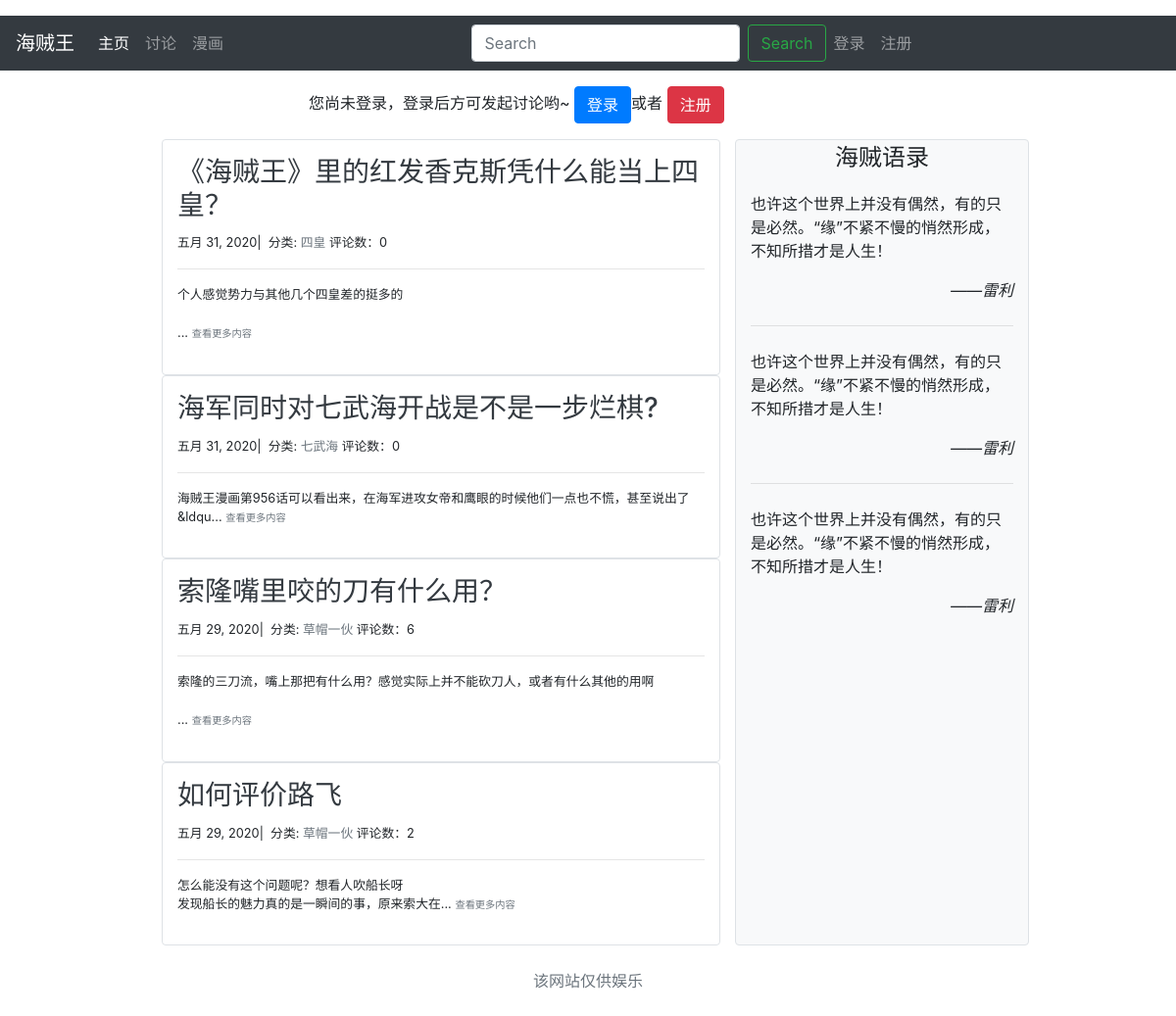
The page /topic/ on the database its author committed.
### topic/models.py (models this page shows, shortened)
class Topic(models.Model):
    title = models.CharField(max_length=255)
    topic_type = models.ForeignKey(TopicType, on_delete=models.CASCADE,related_name='topic_type')
    content = RichTextUploadingField(null=True, blank=True)
    created_time = models.DateTimeField(auto_now_add=True)
    creator = models.ForeignKey(User, on_delete=models.CASCADE, related_name='creator',null=True,blank=True)
    last_modified = models.DateTimeField(auto_now_add=True)

class TopicType(models.Model):
    type_name = models.CharField(max_length=20)
    type_introduction = models.TextField(null=True, blank=True)
    image = models.ImageField(upload_to='topic_type_images/', null=True, blank=True)
    def __str__(self):
        return self.type_name

### topic/views.py (the view)
# urls.py: path('', views.topic_index, name='topic_index'),
def topic_index(request):
    if request.method == 'POST':
        topic_form = TopicForm(request.POST)
        if topic_form.is_valid():
            topic = topic_form.save(commit=False)
            topic.creator = request.user
            topic.save()
    topics = Topic.objects.all().order_by('-created_time')
    context = {
        'topics': topics,
        'topic_form': TopicForm(),
    }
    return render(request, 'topic_index.html', context)

### topic/forms.py
class TopicForm(forms.ModelForm):
    title = forms.CharField(
        label='标题',
        required=True,
        widget=forms.TextInput(attrs={
            'class': 'bg-light form-control',
        })
    )
    content = forms.CharField(label='内容', widget=CKEditorUploadingWidget(config_name='topic_ckeditor'))
    topic_type = forms.ModelChoiceField(
        label='分类',
        queryset=TopicType.objects.all(),
        widget=forms.Select(attrs={
            'class': 'bg-light custom-select',
        })
    )
    class Meta:
        model = Topic
        fields = ['title', 'content', 'topic_type']

### comment/templatetags/comment_tags.py (called while the page is built)
@register.simple_tag
def get_comment_count(obj):
    content_type = ContentType.objects.get_for_model(obj)
    return Comment.objects.filter(content_type=content_type, object_id=obj.pk).count()

### topic/templates/topic_index.html (shortened to what this page needs)
{% extends 'base.html' %}
{% load comment_tags %}
{% load crispy_forms_tags %}
{% block header_extends %}
    {% load static %}
    <link rel="stylesheet" href="{% static 'topic/topic.css' %}">
{% endblock %}
{% block content %}
    <section>
        <div class="container w-50 py-3">
            {% if user.is_authenticated %}
                <p class="text-center">
                  <button class="btn btn-dark" type="button" data-toggle="collapse" data-target="#collapseExample" aria-expanded="false" aria-controls="collapseExample">
                               发起一个新的讨论
                  </button>
                </p>
                <div class="collapse" id="collapseExample">
                  <div class="card card-body">
                      <div id="add_topic" >
                        <form action="" method="POST" id="topic_form">
                            {% csrf_token %}
                            <div class="row">
                                <div class="col-8">
                                    {{ topic_form.title|as_crispy_field }}
                                </div>
                                    <div class="col-4">
                                        {{ topic_form.topic_type|as_crispy_field }}
                                    </div>
                                <div class="col-12">
                                    {{ topic_form.content|as_crispy_field }}
                                </div>
                            </div>
                            <span id="topic_error"></span>
                            <input type="submit" value="发起讨论">
                        </form>
                    </div>
                  </div>
                </div>
            {% else %}
                <span>您尚未登录，登录后方可发起讨论哟~</span>
                <a href="{% url 'login' %}" class="btn btn-primary">登录</a>或者
                <a href="{% url 'register' %}" class="btn btn-danger">注册</a>
            {% endif %}
        </div>
    </section>
    <section>
    <div id="topic_list" class="container w-75">
        <div class="row">
            <div class="col-md-8">
                {% for topic in topics %}
                    <div class="container py-3 border rounded">
                        <h3 ><a class="text-dark" href="{% url 'topic:topic_detail' topic.pk %}">{{ topic.title }}</a></h3>
                        <small>
                            {{ topic.created_time.date }}|&nbsp;
                            分类:
                            <a href="{% url 'topic:topisc_with_type' topic.topic_type.pk %}">
                            <span class="font-weight-normal text-secondary" title="{{ topic.topic_type.type_introduction|safe }}"
                                  data-toggle="tooltip" data-html="true" data-placement="top">{{ topic.topic_type }}</span>
                            </a>
                            <span>评论数：{% get_comment_count topic %}</span>
                        </small>
                        <hr>
                        <small>
                            <p>
                                {{ topic.content|slice:50|safe }}...
                                <a href="{% url 'topic:topic_detail' topic.pk %}" class="text-secondary small">查看更多内容</a>
                            </p>
                        </small>
                    </div>
                {% endfor %}
            </div>
            <div class="col-md-4 bg-light border rounded">
                <h4 class="text-center py-1">海贼语录</h4>
                <div class="py-2">
                    <p>也许这个世界上并没有偶然，有的只是必然。“缘”不紧不慢的悄然形成，不知所措才是人生！</p>
                    <div class="text-right">
                        <span class="text-right"><em>——雷利</em></span>
                    </div>
                </div>
                <hr>
                <div class="py-2">
                    <p>也许这个世界上并没有偶然，有的只是必然。“缘”不紧不慢的悄然形成，不知所措才是人生！</p>
                    <div class="text-right">
                        <span class="text-right"><em>——雷利</em></span>
                    </div>
                </div>
                <hr>
                <div class="py-2">
                    <p>也许这个世界上并没有偶然，有的只是必然。“缘”不紧不慢的悄然形成，不知所措才是人生！</p>
                    <div class="text-right">
                        <span class="text-right"><em>——雷利</em></span>
                    </div>
                </div>
            </div>
        </div>
    </div>
    </section>
{% endblock %}

### templates/base.html (shortened to what this page needs)
<!DOCTYPE html>
<html lang="zh-hans">
<head>
{% load static %}
    <link rel="stylesheet" href="https://stackpath.bootstrapcdn.com/bootstrap/4.1.3/css/bootstrap.min.css">
    {% block header_extends %}
    {% endblock %}
</head>
<body>
<header>
<div class="navbar-background ">
    <nav class="navbar navbar-expand-sm navbar-dark bg-dark mt-3 ">
          <a class="navbar-brand" href="/">
              海贼王
          </a>
          <div class="collapse navbar-collapse" id="navbarSupportedContent">
            <ul class="navbar-nav mr-auto">
              <li class="nav-item active">
                <a class="nav-link" href="/">主页 <span class="sr-only">(current)</span></a>
              </li>
              <li class="nav-item">
                <a class="nav-link" href="{% url 'topic:topic_index' %}">讨论</a>
              </li>
                <li class="nav-item">
                    <a class="nav-link" href="{% url 'comic_index' %}">漫画</a>
                </li>
            </ul>
            <form class="form-inline my-2 my-lg-0">
              <input class="form-control mr-sm-2" type="search" placeholder="Search" aria-label="Search">
              <button class="btn btn-outline-success my-2 my-sm-0" type="submit">Search</button>
            </form>
              <ul class="navbar-nav mr-auto ">
                  {% if not user.is_authenticated %}
              <li class="nav-item">
                  <a class="nav-link" href="{% url 'login' %}?from={{ request.get_full_path }}">登录</a>
              </li>
              <li class="nav-item">
                 <a class="nav-link" href="{% url 'register' %}?from={{ request.get_full_path }}">注册</a>
              </li>
                  {% endif %}
              </ul>
          </div>
    </nav>
</div>
</header>
<main>
    {% block content %}
    {% endblock content %}
</main>
<footer class="text-center text-muted py-4">
    该网站仅供娱乐
</footer>
</body>
</html>

### rows shown on the page
Topic: title "《海贼王》里的红发香克斯凭什么能当上四皇？", created_time "五月 31, 2020", topic_type "四皇", content "个人感觉势力与其他几个四皇差的挺多的"
Topic: title "海军同时对七武海开战是不是一步烂棋?", created_time "五月 31, 2020", topic_type "七武海", id "0", content "海贼王漫画第956话可以看出来，在海军进攻女帝和鹰眼的时候他们一点也不慌，甚至说出了&ldqu"
Topic: title "索隆嘴里咬的刀有什么用？", created_time "五月 29, 2020", topic_type "草帽一伙", id "6", content "索隆的三刀流，嘴上那把有什么用？感觉实际上并不能砍刀人，或者有什么其他的用啊"
Topic: title "如何评价路飞", created_time "五月 29, 2020", topic_type "草帽一伙", id "2", content "怎么能没有这个问题呢？想看人吹船长呀 发现船长的魅力真的是一瞬间的事，原来索大在"
